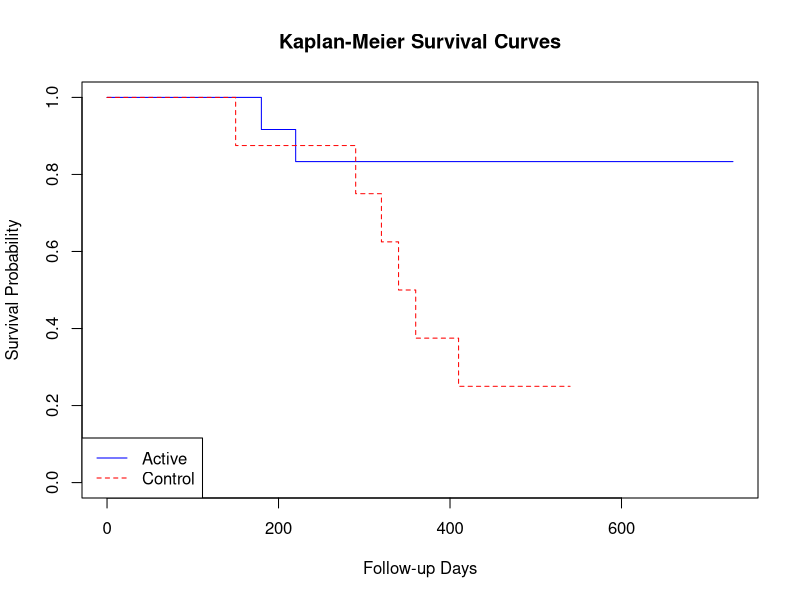

Write R code to recreate this figure.
## ---- chunk 1
knitr::opts_chunk$set(echo = TRUE, warning = FALSE, message = FALSE)
library(survival)
## ---- chunk 2
# Synthetic data loading
cohort <- read.csv("../../data/synthetic/synthetic_cohort.csv")
summary(cohort)
## ---- chunk 3
fit <- survfit(Surv(followup_days, event_occurred) ~ treatment_arm, data = cohort)
plot(fit, col = c("blue", "red"), lty = 1:2,
     xlab = "Follow-up Days", ylab = "Survival Probability",
     main = "Kaplan-Meier Survival Curves")
legend("bottomleft", legend = c("Active", "Control"), col = c("blue", "red"), lty = 1:2)
